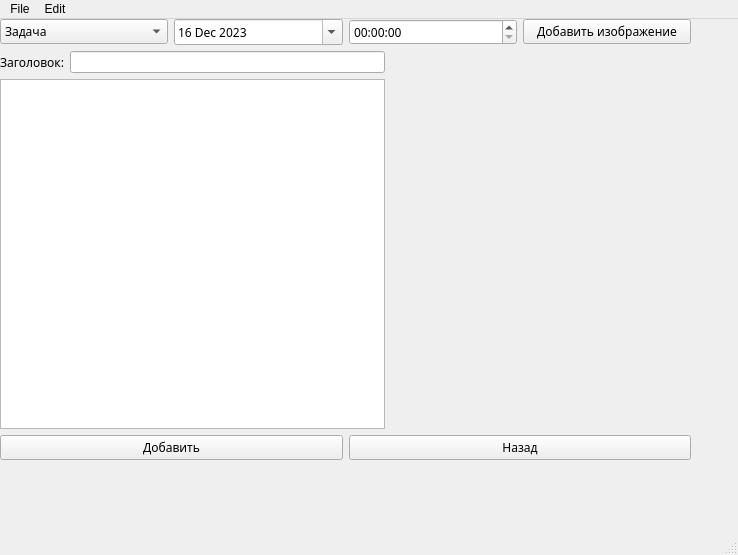
<?xml version="1.0" encoding="UTF-8"?>
<ui version="4.0">
 <class>SecondWindow</class>
 <widget class="QMainWindow" name="SecondWindow">
  <property name="geometry">
   <rect>
    <x>0</x>
    <y>0</y>
    <width>738</width>
    <height>555</height>
   </rect>
  </property>
  <property name="windowTitle">
   <string>MainWindow</string>
  </property>
  <widget class="QWidget" name="centralwidget">
   <widget class="QWidget" name="layoutWidget">
    <property name="geometry">
     <rect>
      <x>0</x>
      <y>0</y>
      <width>691</width>
      <height>441</height>
     </rect>
    </property>
    <layout class="QVBoxLayout" name="verticalLayout_3">
     <item>
      <layout class="QVBoxLayout" name="verticalLayout_2">
       <item>
        <layout class="QHBoxLayout" name="horizontalLayout">
         <item>
          <widget class="QComboBox" name="comboBox">
           <property name="font">
            <font>
             <family>Dubai</family>
            </font>
           </property>
           <property name="cursor">
            <cursorShape>PointingHandCursor</cursorShape>
           </property>
           <item>
            <property name="text">
             <string>Задача</string>
            </property>
           </item>
           <item>
            <property name="text">
             <string>Напоминание</string>
            </property>
           </item>
           <item>
            <property name="text">
             <string>Событие</string>
            </property>
           </item>
          </widget>
         </item>
         <item>
          <widget class="QDateEdit" name="dateEdit">
           <property name="font">
            <font>
             <family>Dubai</family>
            </font>
           </property>
           <property name="cursor">
            <cursorShape>PointingHandCursor</cursorShape>
           </property>
           <property name="calendarPopup">
            <bool>true</bool>
           </property>
           <property name="date">
            <date>
             <year>2023</year>
             <month>12</month>
             <day>16</day>
            </date>
           </property>
          </widget>
         </item>
         <item>
          <widget class="QTimeEdit" name="timeEdit">
           <property name="font">
            <font>
             <family>Dubai</family>
            </font>
           </property>
           <property name="cursor">
            <cursorShape>PointingHandCursor</cursorShape>
           </property>
           <property name="calendarPopup">
            <bool>true</bool>
           </property>
          </widget>
         </item>
         <item>
          <widget class="QPushButton" name="Add_Image">
           <property name="font">
            <font>
             <family>Dubai</family>
            </font>
           </property>
           <property name="cursor">
            <cursorShape>PointingHandCursor</cursorShape>
           </property>
           <property name="text">
            <string>Добавить изображение</string>
           </property>
           <property name="icon">
            <iconset>
             <normaloff>../../Downloads/icons8-добавить-20.png</normaloff>../../Downloads/icons8-добавить-20.png</iconset>
           </property>
          </widget>
         </item>
        </layout>
       </item>
       <item>
        <layout class="QHBoxLayout" name="horizontalLayout_4">
         <item>
          <layout class="QVBoxLayout" name="verticalLayout">
           <item>
            <layout class="QHBoxLayout" name="horizontalLayout_3">
             <item>
              <widget class="QLabel" name="label">
               <property name="font">
                <font>
                 <family>Dubai</family>
                 <pointsize>9</pointsize>
                </font>
               </property>
               <property name="text">
                <string>Заголовок:</string>
               </property>
              </widget>
             </item>
             <item>
              <widget class="QLineEdit" name="lineEdit">
               <property name="font">
                <font>
                 <weight>75</weight>
                 <bold>true</bold>
                </font>
               </property>
              </widget>
             </item>
            </layout>
           </item>
           <item>
            <widget class="QTextEdit" name="textEdit">
             <property name="minimumSize">
              <size>
               <width>300</width>
               <height>0</height>
              </size>
             </property>
            </widget>
           </item>
          </layout>
         </item>
         <item>
          <widget class="QLabel" name="AddImage">
           <property name="minimumSize">
            <size>
             <width>300</width>
             <height>0</height>
            </size>
           </property>
           <property name="maximumSize">
            <size>
             <width>250</width>
             <height>16777215</height>
            </size>
           </property>
           <property name="text">
            <string/>
           </property>
          </widget>
         </item>
        </layout>
       </item>
      </layout>
     </item>
     <item>
      <layout class="QHBoxLayout" name="horizontalLayout_2">
       <item>
        <widget class="QPushButton" name="AddToData">
         <property name="font">
          <font>
           <family>Dubai</family>
          </font>
         </property>
         <property name="cursor">
          <cursorShape>PointingHandCursor</cursorShape>
         </property>
         <property name="text">
          <string>Добавить</string>
         </property>
         <property name="icon">
          <iconset>
           <normaloff>../../Downloads/icons8-добавить-30.png</normaloff>../../Downloads/icons8-добавить-30.png</iconset>
         </property>
         <property name="iconSize">
          <size>
           <width>30</width>
           <height>30</height>
          </size>
         </property>
        </widget>
       </item>
       <item>
        <widget class="QPushButton" name="Exit">
         <property name="font">
          <font>
           <family>Dubai</family>
          </font>
         </property>
         <property name="cursor">
          <cursorShape>PointingHandCursor</cursorShape>
         </property>
         <property name="text">
          <string>Назад</string>
         </property>
         <property name="icon">
          <iconset>
           <normaloff>../../Downloads/icons8-выход-30.png</normaloff>../../Downloads/icons8-выход-30.png</iconset>
         </property>
         <property name="iconSize">
          <size>
           <width>30</width>
           <height>30</height>
          </size>
         </property>
        </widget>
       </item>
      </layout>
     </item>
    </layout>
   </widget>
  </widget>
  <widget class="QMenuBar" name="menubar">
   <property name="geometry">
    <rect>
     <x>0</x>
     <y>0</y>
     <width>738</width>
     <height>21</height>
    </rect>
   </property>
   <widget class="QMenu" name="menuEdit">
    <property name="title">
     <string>File</string>
    </property>
    <addaction name="actionNew"/>
    <addaction name="actionOpen"/>
    <addaction name="actionSave_as"/>
    <addaction name="actionExit"/>
   </widget>
   <widget class="QMenu" name="menuEdit_2">
    <property name="title">
     <string>Edit</string>
    </property>
    <addaction name="actionCopy"/>
    <addaction name="actionPaste"/>
    <addaction name="actionCut"/>
    <addaction name="actionUndo"/>
    <addaction name="actionRedo"/>
   </widget>
   <addaction name="menuEdit"/>
   <addaction name="menuEdit_2"/>
  </widget>
  <widget class="QStatusBar" name="statusbar"/>
  <action name="actionNew">
   <property name="text">
    <string>New</string>
   </property>
  </action>
  <action name="actionOpen">
   <property name="text">
    <string>Open</string>
   </property>
  </action>
  <action name="actionSave_as">
   <property name="text">
    <string>Save as</string>
   </property>
  </action>
  <action name="actionPrint">
   <property name="text">
    <string>Print</string>
   </property>
  </action>
  <action name="actionExit">
   <property name="text">
    <string>Exit</string>
   </property>
  </action>
  <action name="actionCopy">
   <property name="text">
    <string>Copy</string>
   </property>
  </action>
  <action name="actionPaste">
   <property name="text">
    <string>Paste</string>
   </property>
  </action>
  <action name="actionCut">
   <property name="text">
    <string>Cut</string>
   </property>
  </action>
  <action name="actionUndo">
   <property name="text">
    <string>Undo</string>
   </property>
  </action>
  <action name="actionRedo">
   <property name="text">
    <string>Redo</string>
   </property>
  </action>
 </widget>
 <resources/>
 <connections/>
</ui>
